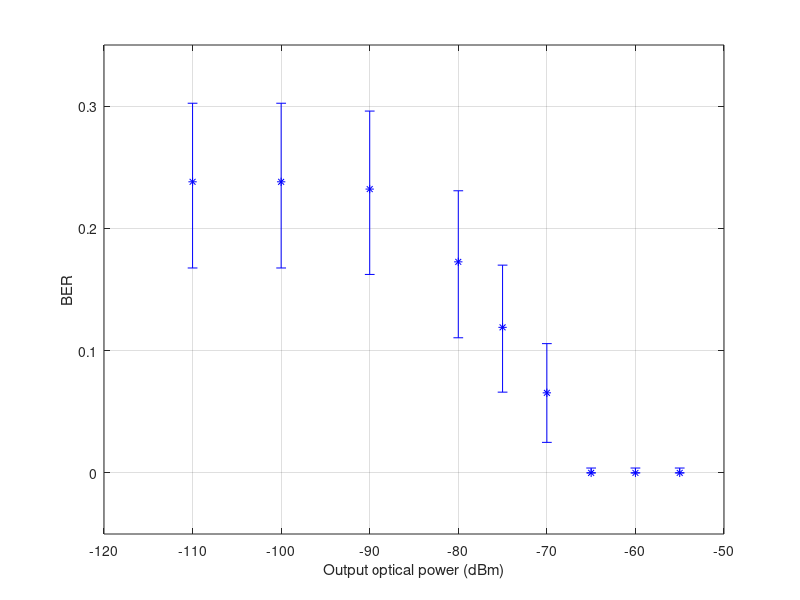
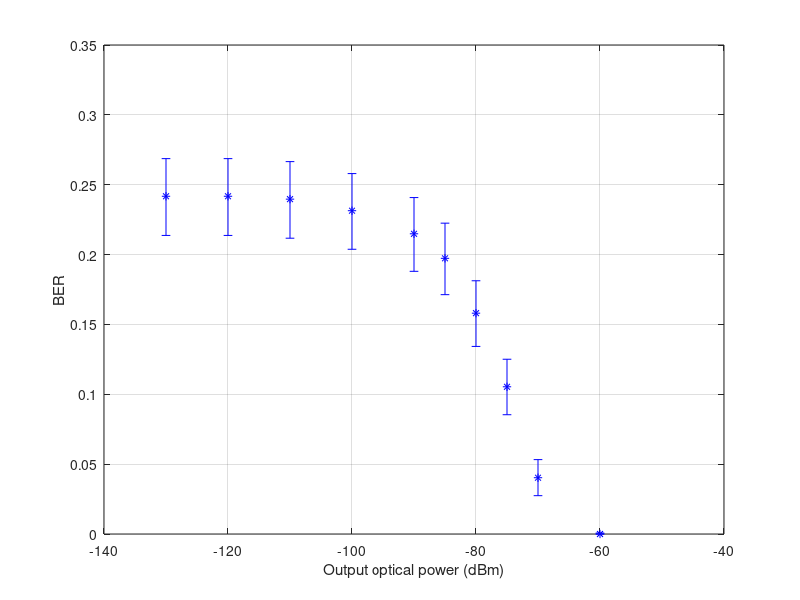

Write MATLAB code to recreate these figures, in order. (Note: this script raises an error after producing the figures.)
%%MQAM system
clc
clear all
%% Theoretical curve
figure
n0=1e-6;
% xdBm=linspace(-120,-50,1000);
% x=(10.^(xdBm./10))/1000;
% func=erfc(sqrt(x/(2*n0)));
% 
% plot(x,func)
% grid on
EbNodB=linspace(-120,-50,100);
EbNo=(10.^(EbNodB/10))/1000;
k=2;
M=2^k;
x=sqrt(3*k*EbNo/(M-1));
Pb=erfc(sqrt(EbNo/n0));
%Pb=(4/k)*(1-(1/sqrt(M)))*(1/2)*erfc(x/sqrt(2*n0));
plot(EbNodB,Pb)
grid on
%% BER parameters: amp=10e3, noise_amp=10e-6, LO_power=0dBm, n_bits=200
A=importdata('BER.txt');
NumLin=size(A,1);
OpticalPower=A(1:NumLin,1);
ber=A(1:NumLin,2);
Up=A(1:NumLin,3);
Lo=A(1:NumLin,4);
yneg=ber-Lo;
ypos=Up-ber;
errorbar(OpticalPower,ber,yneg,ypos,'b*')
grid on
xlabel('Output optical power (dBm)')
ylabel('BER')
axis([-120 -50 -.05 .35])
%% BER parameters: amp=10e3, noise_amp=10e-6, LO_power=0dBm, n_bits=1000, buffer_length=512
A=importdata('BER2.txt');
NumLin=size(A,1);
OpticalPower=A(1:NumLin,1);
ber=A(1:NumLin,2);
Up=A(1:NumLin,3);
Lo=A(1:NumLin,4);
yneg=ber-Lo;
ypos=Up-ber;
figure
errorbar(OpticalPower,ber,yneg,ypos,'b*')
grid on
xlabel('Output optical power (dBm)')
ylabel('BER')
hold on
%plot(EbNodB,Pb)
%% BER parameters: amp=10e3, noise_amp=10e-6, LO_power=0dBm, n_bits=4000, buffer_length=512
A=importdata('BER3.txt');
NumLin=size(A,1);
OpticalPower=A(1:NumLin,1);
ber=A(1:NumLin,2);
Up=A(1:NumLin,3);
Lo=A(1:NumLin,4);
yneg=ber-Lo;
ypos=Up-ber;
figure
errorbar(OpticalPower,ber,yneg,ypos,'b*')
grid on
xlabel('Output optical power (dBm)')
ylabel('BER')
hold on